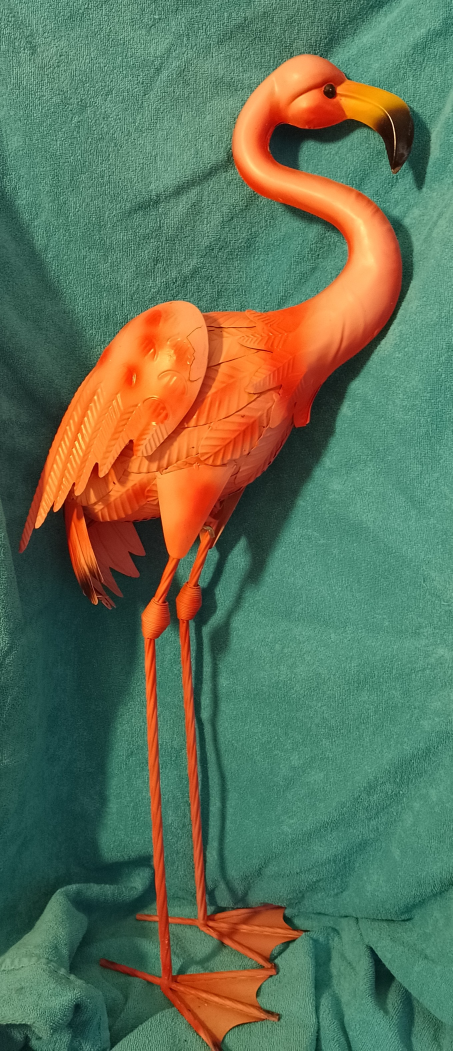
#> input picture image_extractor/example/blauflamingo.jpg, 1358 x 3151 px (shown at 1/3 size)
$ python -i image_extraction.py   (imports and definitions only)
#> lines starting #> are read from the running program, lines starting #| are printed output that depends on the picture
import cv2
import numpy as np
from PIL import Image
import argparse
import os
import json


# [103 lines left out: functions get_dominant_color_range, remove_background_using_reference, resize_image, not called in this run]

def process_image(input_path, brightness=255, edge_threshold1=100, edge_threshold2=200, contour_color=(0, 0, 0)):
    """Extract edges from an image and save as transparent PNG."""
#> called with input_path = 'example/blauflamingo.jpg', brightness = 255, edge_threshold1 = 100, edge_threshold2 = 200, contour_color = (0, 0, 0)
    image = cv2.imread(input_path, cv2.IMREAD_UNCHANGED)
#> image is the input picture: shape (3151, 1358, 3); mean B, G, R 87.7, 113.9, 97.7
    if image is None:
        raise ValueError(f"Error: Could not open or read the image '{input_path}'. Ensure it is a valid image file.")

    gray = cv2.cvtColor(image[:, :, :3], cv2.COLOR_BGR2GRAY)
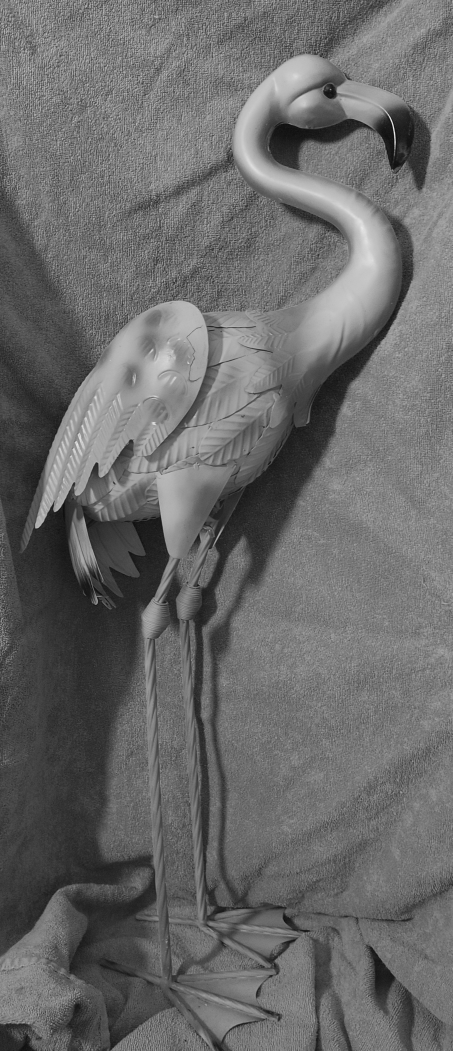
#> gray: shape (3151, 1358) (shown at 1/3 size); min 7, max 245, mean 106.1
    edges = cv2.Canny(gray, edge_threshold1, edge_threshold2)
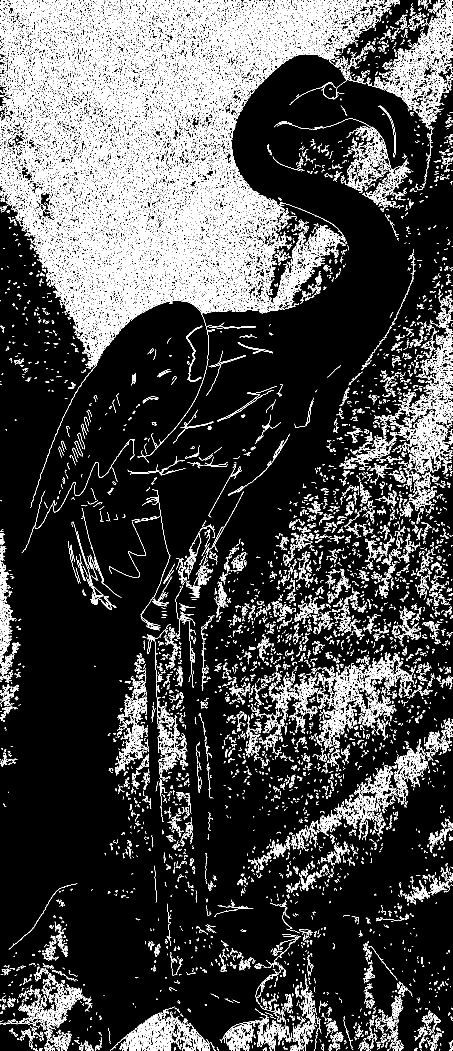
#> edges: shape (3151, 1358) (shown at 1/3 size); 12.9% white in thin lines or dots
    edges = cv2.bitwise_not(edges)
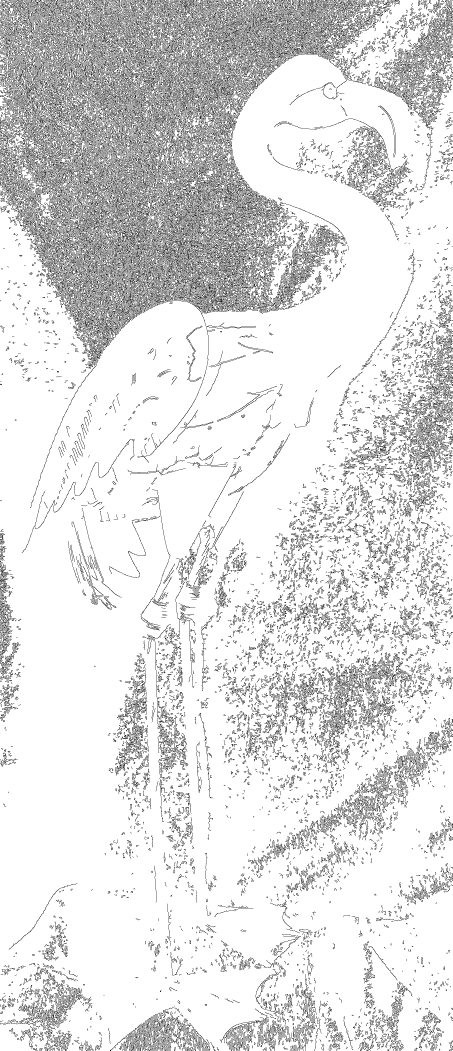
#> edges: shape (3151, 1358) (shown at 1/3 size); 87.1% white; black in thin lines or dots

    transparent_img = np.zeros((edges.shape[0], edges.shape[1], 4), dtype=np.uint8)
    transparent_img[:, :, 3] = 255 - edges  # Alpha channel, ensuring transparency for non-edges
    for i in range(3):
        transparent_img[:, :, i] = (edges * (contour_color[i] / 255)).astype(np.uint8)

    pil_image = Image.fromarray(transparent_img)
    base_name, _ = os.path.splitext(input_path)
    output_path = f"{base_name}_edge.png"
    pil_image.save(output_path)

    print(f"Processed image saved as: {output_path}")
    return output_path

# [16 lines left out: function main, not called in this run]

# [6 lines not run here, left out]

>>> result = process_image('example/blauflamingo.jpg')
